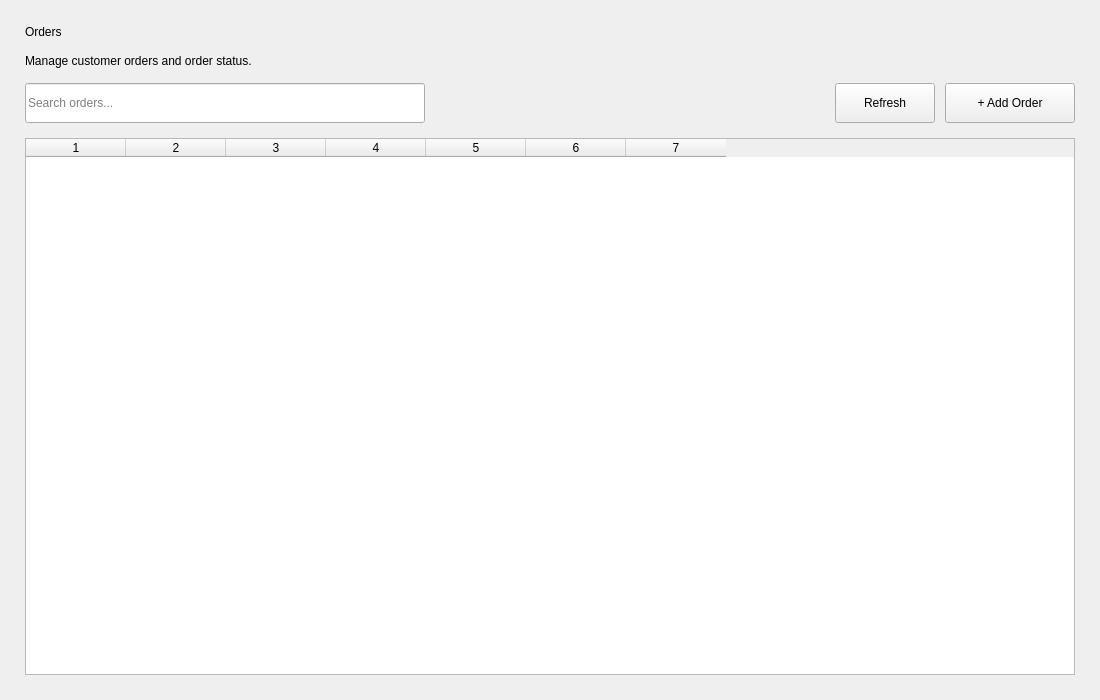
<?xml version="1.0" encoding="UTF-8"?>
<ui version="4.0">
    <class>OrdersPage</class>
    <widget class="QWidget" name="OrdersPage">
        <property name="geometry">
            <rect>
                <x>0</x>
                <y>0</y>
                <width>1100</width>
                <height>700</height>
            </rect>
        </property>

        <property name="windowTitle">
            <string>Orders</string>
        </property>

        <layout class="QVBoxLayout" name="mainLayout">
            <property name="spacing">
                <number>15</number>
            </property>
            <property name="leftMargin">
                <number>25</number>
            </property>
            <property name="topMargin">
                <number>25</number>
            </property>
            <property name="rightMargin">
                <number>25</number>
            </property>
            <property name="bottomMargin">
                <number>25</number>
            </property>

            <item>
                <widget class="QLabel" name="lblTitle">
                    <property name="text">
                        <string>Orders</string>
                    </property>
                </widget>
            </item>

            <item>
                <widget class="QLabel" name="lblSubtitle">
                    <property name="text">
                        <string>Manage customer orders and order status.</string>
                    </property>
                </widget>
            </item>

            <item>
                <layout class="QHBoxLayout" name="toolbarLayout">
                    <property name="spacing">
                        <number>10</number>
                    </property>

                    <item>
                        <widget class="QLineEdit" name="txtSearch">
                            <property name="minimumSize">
                                <size>
                                    <width>300</width>
                                    <height>40</height>
                                </size>
                            </property>
                            <property name="placeholderText">
                                <string>Search orders...</string>
                            </property>
                        </widget>
                    </item>

                    <item>
                        <spacer name="horizontalSpacer">
                            <property name="orientation">
                                <enum>Qt::Horizontal</enum>
                            </property>
                            <property name="sizeHint" stdset="0">
                                <size>
                                    <width>40</width>
                                    <height>20</height>
                                </size>
                            </property>
                        </spacer>
                    </item>

                    <item>
                        <widget class="QPushButton" name="btnRefresh">
                            <property name="minimumSize">
                                <size>
                                    <width>100</width>
                                    <height>40</height>
                                </size>
                            </property>
                            <property name="text">
                                <string>Refresh</string>
                            </property>
                        </widget>
                    </item>

                    <item>
                        <widget class="QPushButton" name="btnAdd">
                            <property name="minimumSize">
                                <size>
                                    <width>130</width>
                                    <height>40</height>
                                </size>
                            </property>
                            <property name="text">
                                <string>+ Add Order</string>
                            </property>
                        </widget>
                    </item>
                </layout>
            </item>

            <item>
                <widget class="QTableWidget" name="tblOrders">
                    <property name="minimumSize">
                        <size>
                            <width>0</width>
                            <height>450</height>
                        </size>
                    </property>

                    <property name="alternatingRowColors">
                        <bool>true</bool>
                    </property>

                    <property name="selectionMode">
                        <enum>QAbstractItemView::SingleSelection</enum>
                    </property>

                    <property name="selectionBehavior">
                        <enum>QAbstractItemView::SelectRows</enum>
                    </property>

                    <property name="showGrid">
                        <bool>false</bool>
                    </property>

                    <property name="rowCount">
                        <number>0</number>
                    </property>

                    <property name="columnCount">
                        <number>7</number>
                    </property>
                </widget>
            </item>

        </layout>

    </widget>
    <resources/>
    <connections/>
</ui>
